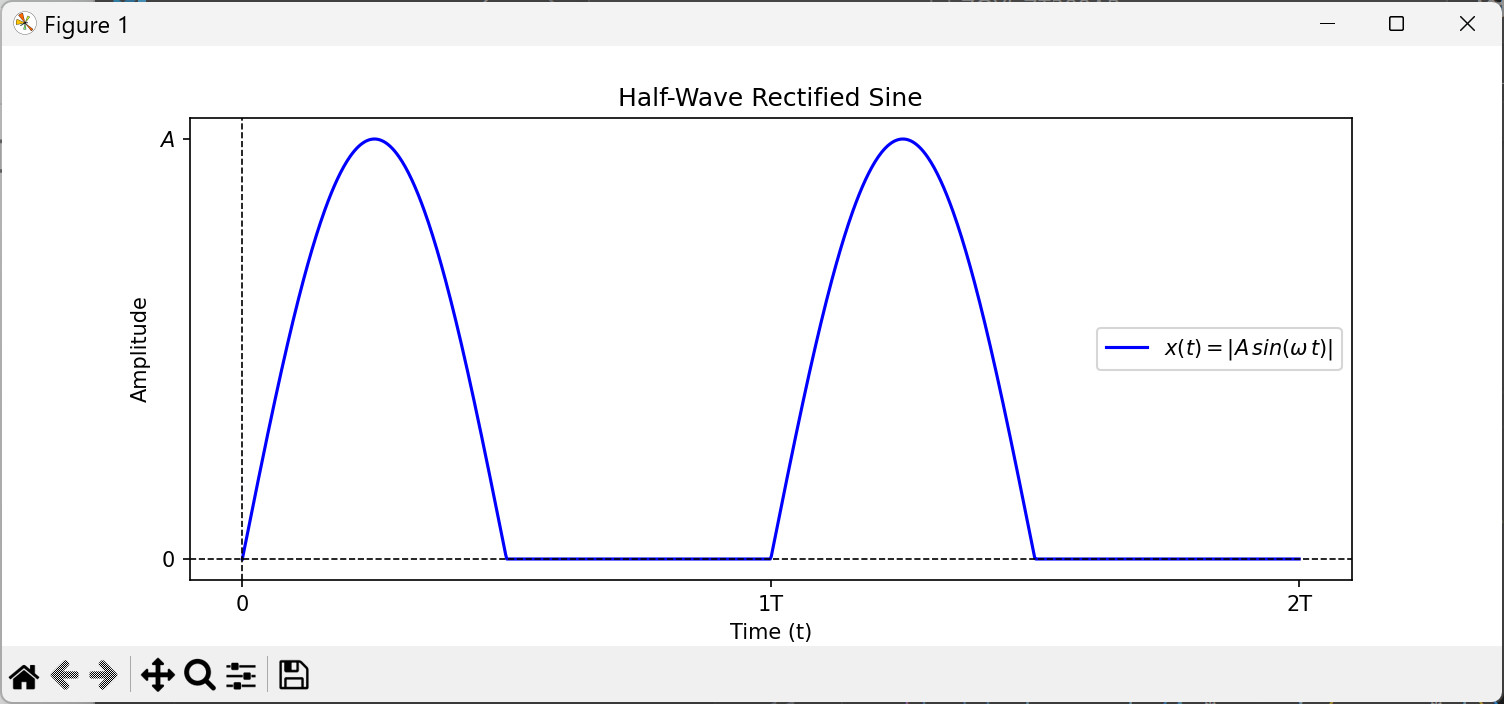

Write Python code to recreate this figure.
import numpy as np
import matplotlib.pyplot as plt
from sympy import Rational

# Parameters
A = 1      # Numeric Amplitude
T = 2      # Numeric Period
omega = 2 * np.pi / T  # Angular frequency
N = 1000
ts = [0, 2*T]
t = np.linspace(ts[0], ts[1], N)  # Time array

x_t = np.piecewise(
    t, 
    [((t % T) < T/2), ((t % T) >= T/2)], 
    [lambda t: np.abs(A * np.sin(omega * t)), 0]
)
# Create plot
plt.figure(figsize=(10, 4))
plt.plot(t, x_t, label=r'$x(t) = |A\, sin(\omega\, t)|$', color='b')

# Customizing axis labels
plt.axhline(0, color='black', linewidth=0.8, linestyle='--')
plt.axvline(0, color='black', linewidth=0.8, linestyle='--')
plt.xlabel('Time (t)')
plt.ylabel('Amplitude')

# Title and legend
plt.title('Half-Wave Rectified Sine')
plt.legend(loc="center right")

# Generate tick positions with intervals of T/4
T_ticks = np.arange(ts[0], ts[1]+T, T)
# Generate corresponding labels for the ticks
T_labels = [r'{}T'.format(i) if i>0 else r'{}'.format(i)
            for i in range(len(T_ticks))]
# Replace T in labels with the symbolic form
print(T_labels)
T_labels = [t for t in T_labels]
plt.xticks(T_ticks, T_labels)

# Custom y-ticks showing A
plt.yticks([0, A], [r'$0$', r'$A$'])

plt.grid(False)
plt.show()
